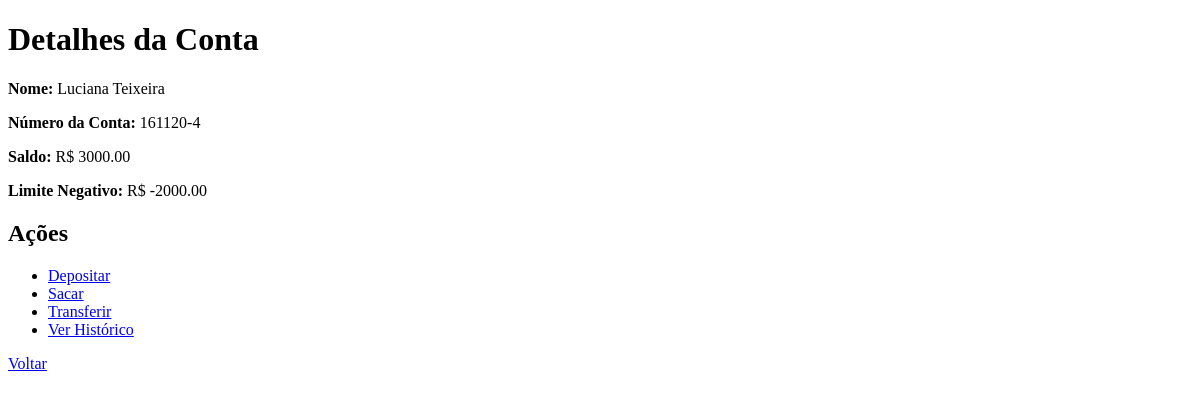
The page /2/ on the database as committed earlier.
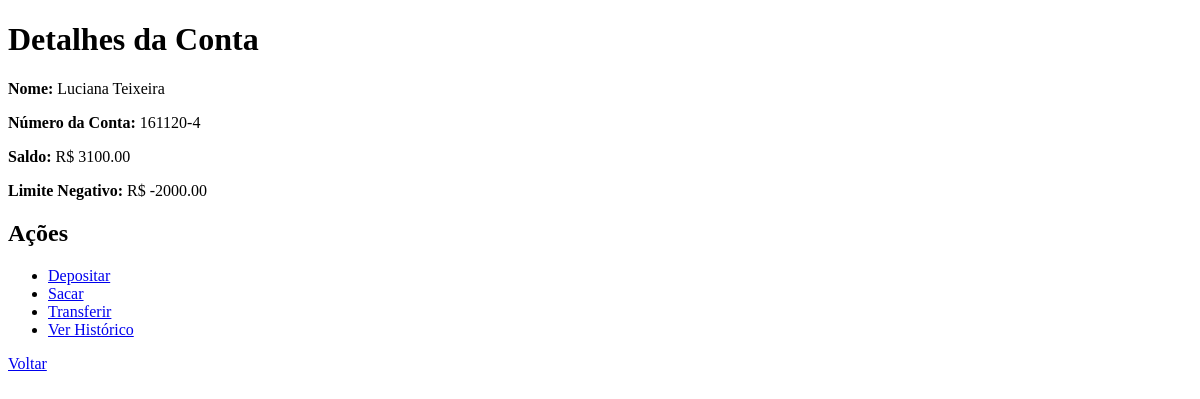
The same page on the database as committed later.
### contas/models.py (models this page shows, shortened)
class ContaCorrente(models.Model):
    agencia = models.CharField(max_length=10)
    numero_conta = models.CharField(max_length=20, unique=True)
    titular = models.CharField(max_length=100)
    saldo = models.DecimalField(max_digits=10, decimal_places=2, default=0)
    limite_negativo = models.DecimalField(max_digits=10, decimal_places=2, default=-2000)

### contas/views.py (the view)
# urls.py: path('<int:conta_id>/', views.detalhes, name='detalhes'),  # Detalhes de uma conta específica
def detalhes(request, conta_id):
    conta = get_object_or_404(ContaCorrente, pk=conta_id)
    return render(request, 'contas/detalhes_conta_corrente.html', {'conta': conta})

### contas/templates/contas/detalhes_conta_corrente.html (shortened to what this page needs)
<!DOCTYPE html>
<html lang="en">
<head>
</head>
<body>
    <h1>Detalhes da Conta</h1>
    <p><strong>Nome:</strong> {{ conta.titular }}</p>
    <p><strong>Número da Conta:</strong> {{ conta.numero_conta }}</p>
    <p><strong>Saldo:</strong> R$ {{ conta.saldo }}</p>
    <p><strong>Limite Negativo:</strong> R$ {{ conta.limite_negativo }}</p>
    <h2>Ações</h2>
    <ul>
        <li><a href="{% url 'depositar' conta.id %}">Depositar</a></li>
        <li><a href="{% url 'sacar' conta.id %}">Sacar</a></li>
        <li><a href="{% url 'transferir' conta.id %}">Transferir</a></li>
        <li><a href="{% url 'historico' conta.id %}">Ver Histórico</a></li>
    </ul>
    <p><a href="{% url 'lista_clientes' %}">Voltar</a></p>
</body>
</html>

Rows that differ between the two databases and show on the page:
changed ContaCorrente "Luciana Teixeira": saldo "3000.00" → "3100.00"
